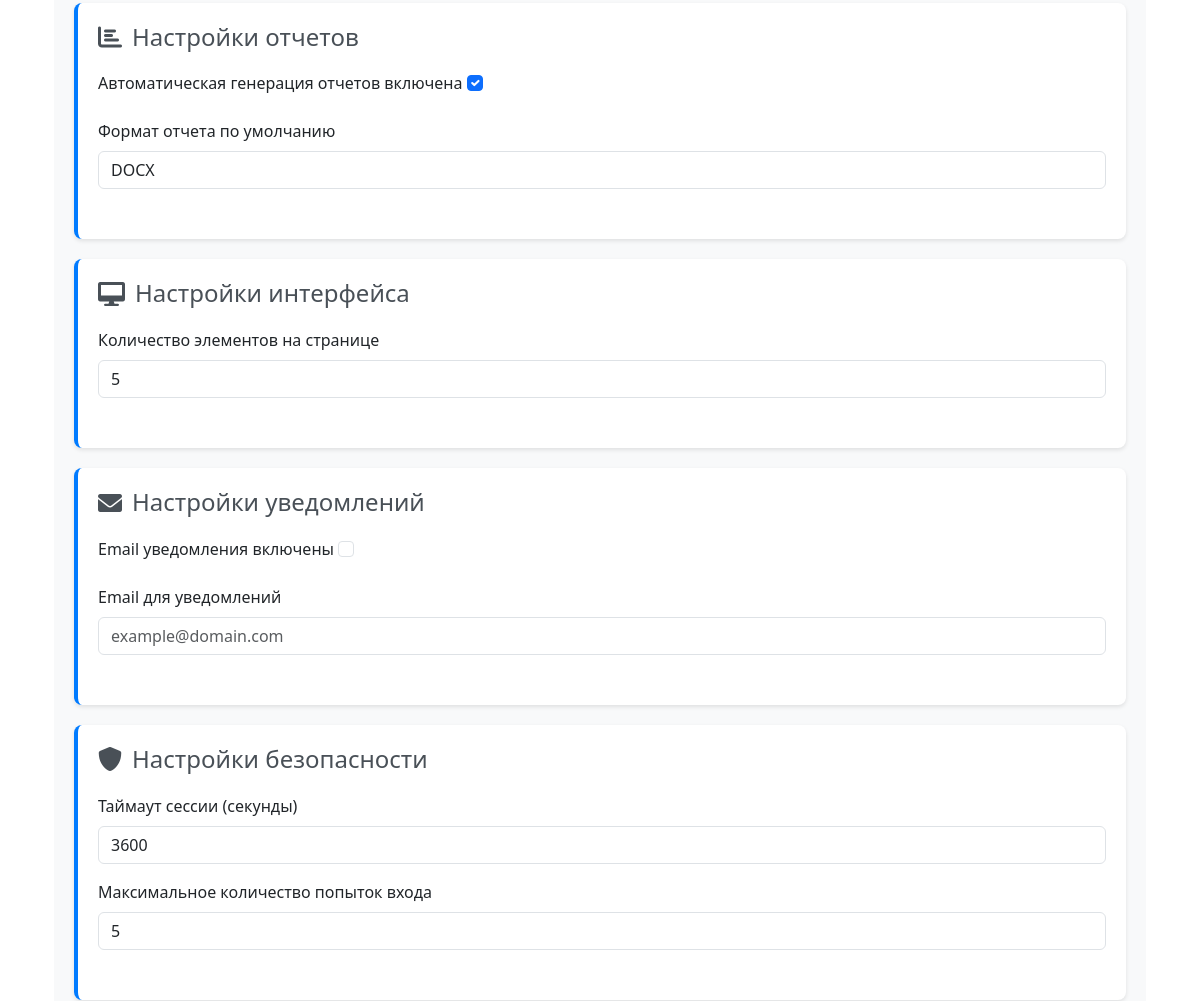
Page /users/admin/application-settings/ (signed in, middle part) on the earlier database version.
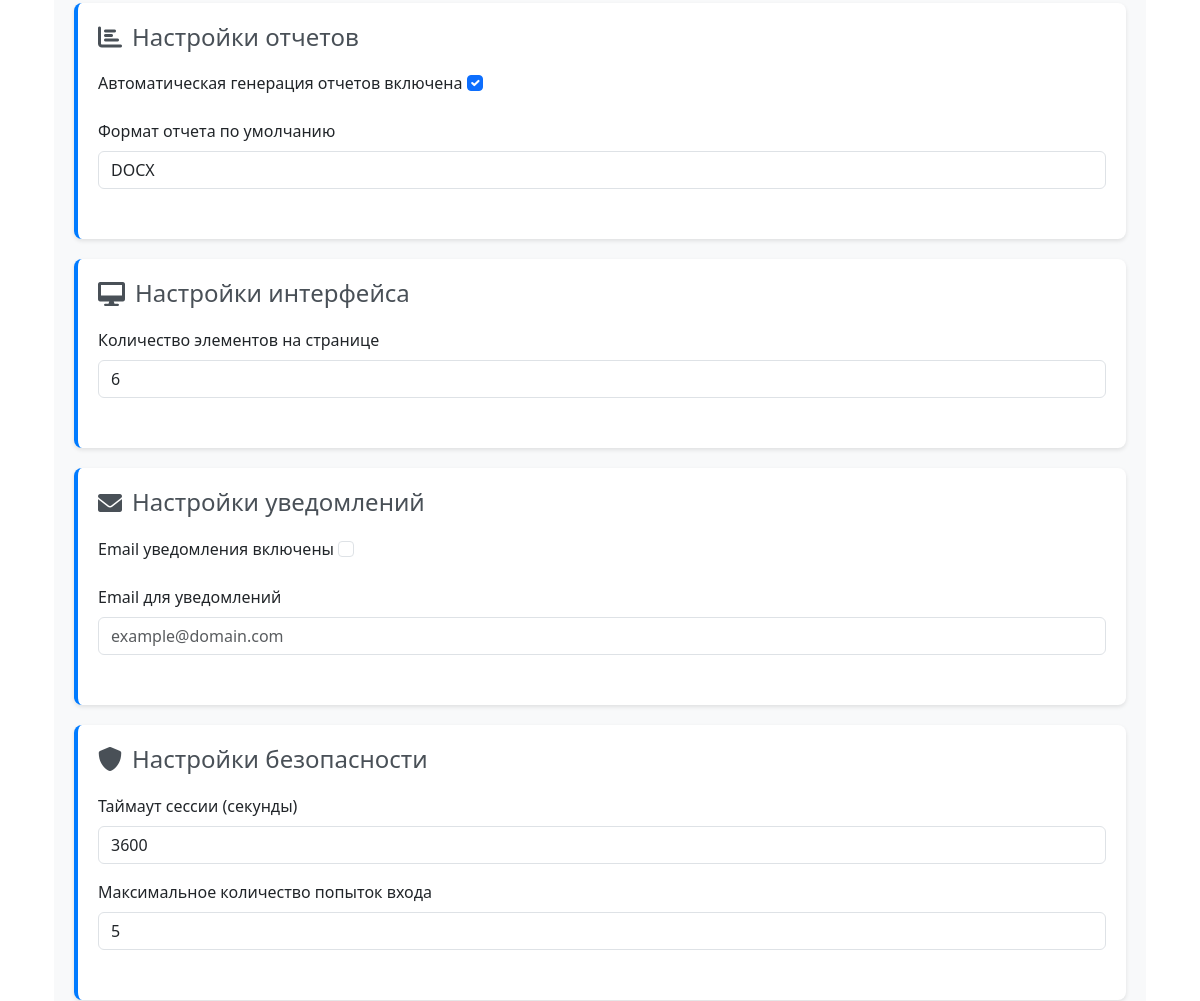
Same page on the later database version.
### settings/models.py (models this page shows, shortened)
class ApplicationSettings(models.Model):
    app_name = models.CharField(
        max_length=100,
        default='📊 Анализатор документов',
        verbose_name='Название приложения'
    )
    app_description = models.TextField(
        default='Система анализа документов',
        verbose_name='Описание приложения'
    )
    max_file_size = models.PositiveIntegerField(
        default=10485760,  # 10MB
        verbose_name='Максимальный размер файла (байты)'
    )
    allowed_file_types = models.TextField(
        default='docx,pdf',
        verbose_name='Разрешенные типы файлов (через запятую)'
    )
    auto_analysis_enabled = models.BooleanField(
        default=True,
        verbose_name='Автоматический анализ включен'
    )
    analysis_timeout = models.PositiveIntegerField(
        default=300,  # 5 минут
        verbose_name='Таймаут анализа (секунды)'
    )
    default_neural_network_model = models.CharField(
        max_length=100,
        default='llama3',
        verbose_name='Модель нейросети по умолчанию'
    )
    auto_reports_enabled = models.BooleanField(
        default=True,
        verbose_name='Автоматическая генерация отчетов включена'
    )
    default_report_format = models.CharField(
        max_length=10,
        choices=[('pdf', 'PDF'), ('docx', 'DOCX')],
        default='pdf',
        verbose_name='Формат отчета по умолчанию'
    )
    items_per_page = models.PositiveIntegerField(
        default=10,
        verbose_name='Количество элементов на странице'
    )
    email_notifications_enabled = models.BooleanField(
        default=False,
        verbose_name='Email уведомления включены'
    )
    notification_email = models.EmailField(
        blank=True,
        verbose_name='Email для уведомлений'
    )
    session_timeout = models.PositiveIntegerField(
        default=3600,  # 1 час
        verbose_name='Таймаут сессии (секунды)'
    )
    max_login_attempts = models.PositiveIntegerField(
        default=5,
        verbose_name='Максимальное количество попыток входа'
    )
    microsoft_graph_enabled = models.BooleanField(
        default=False,
        verbose_name='Интеграция с Microsoft Graph включена'
    )
    microsoft_tenant_id = models.CharField(
        max_length=100,
        blank=True,
        verbose_name='ID арендатора Microsoft (Tenant ID)'
    )
    microsoft_client_id = models.CharField(
        max_length=100,
        blank=True,
        verbose_name='ID клиента Microsoft (Client ID)'
    )
    microsoft_client_secret = models.CharField(
        max_length=500,
        blank=True,
        verbose_name='Секрет клиента Microsoft (Client Secret)'
    )
    microsoft_redirect_uri = models.URLField(
        blank=True,
        default='http://localhost:8000/auth/microsoft/callback/',
        verbose_name='URI перенаправления Microsoft'
    )
    microsoft_scope = models.TextField(
        default='https://graph.microsoft.com/Files.Read https://graph.microsoft.com/Sites.Read.All',
        verbose_name='Области доступа Microsoft (Scope)'
    )
    microsoft_site_id = models.CharField(
        max_length=200,
        blank=True,
        verbose_name='ID сайта SharePoint'
    )
    microsoft_drive_id = models.CharField(
        max_length=200,
        blank=True,
        verbose_name='ID диска SharePoint'
    )
    microsoft_folder_path = models.CharField(
        max_length=500,
        blank=True,
        default='/Documents',
        verbose_name='Путь к папке в SharePoint'
    )
    microsoft_ad_sso_enabled = models.BooleanField(
        default=False,
        verbose_name='Microsoft Active Directory SSO включен'
    )
    microsoft_ad_sso_tenant_id = models.CharField(
        max_length=100,
        blank=True,
        verbose_name='ID арендатора AD (Tenant ID)'
    )
    microsoft_ad_sso_client_id = models.CharField(
        max_length=100,
        blank=True,
        verbose_name='ID клиента AD (Client ID)'
    )
    microsoft_ad_sso_client_secret = models.CharField(
        max_length=500,
        blank=True,
        verbose_name='Секрет клиента AD (Client Secret)'
    )
    microsoft_ad_sso_redirect_uri = models.URLField(
        blank=True,
        default='http://localhost:8000/auth/microsoft/sso/callback/',
        verbose_name='URI перенаправления AD SSO'
    )
    microsoft_ad_sso_scope = models.TextField(
        default='https://graph.microsoft.com/User.Read https://graph.microsoft.com/Group.Read.All',
        verbose_name='Области доступа AD SSO (Scope)'
    )
    microsoft_ad_sso_domain = models.CharField(
        max_length=200,
        blank=True,
        verbose_name='Домен Active Directory'
    )
    created_at = models.DateTimeField(auto_now_add=True, verbose_name='Создано')
    updated_at = models.DateTimeField(auto_now=True, verbose_name='Обновлено')
    updated_by = models.ForeignKey(
        User,
        on_delete=models.SET_NULL,
        null=True,
        blank=True,
        verbose_name='Обновлено пользователем'
    )
    class Meta:
        verbose_name = 'Настройки приложения'
        verbose_name_plural = 'Настройки приложения'
    @classmethod
    def get_settings(cls):
        settings, created = cls.objects.get_or_create(
            defaults={
                'app_name': '📊 Анализатор документов',
                'app_description': 'Система анализа документов',
                'items_per_page': 10,
                'default_neural_network_model': 'llama3',
                'microsoft_graph_enabled': False,
                'microsoft_tenant_id': '',
                'microsoft_client_id': '',
                'microsoft_client_secret': '',
                'microsoft_redirect_uri': 'http://localhost:8000/auth/microsoft/callback/',
                'microsoft_scope': 'https://graph.microsoft.com/Files.Read https://graph.microsoft.com/Sites.Read.All',
                'microsoft_site_id': '',
                'microsoft_drive_id': '',
                'microsoft_folder_path': '/Documents',
                'microsoft_ad_sso_enabled': False,
                'microsoft_ad_sso_tenant_id': '',
                'microsoft_ad_sso_client_id': '',
                'microsoft_ad_sso_client_secret': '',
                'microsoft_ad_sso_redirect_uri': 'http://localhost:8000/auth/microsoft/sso/callback/',
                'microsoft_ad_sso_scope': 'https://graph.microsoft.com/User.Read https://graph.microsoft.com/Group.Read.All',
                'microsoft_ad_sso_domain': '',
            }
        )
        return settings

### users/admin_views.py (the view, shortened to what this page needs)
# urls.py: path('admin/application-settings/', admin_views.AdminApplicationSettingsView.as_view(), name='admin_application_settings'),
class AdminApplicationSettingsView(AdminRequiredMixin, CreateView):
    model = ApplicationSettings
    form_class = ApplicationSettingsForm
    template_name = 'users/admin/application_settings.html'
    def get_object(self):
        return ApplicationSettings.get_settings()
    def get_form_kwargs(self):
        kwargs = super().get_form_kwargs()
        kwargs['instance'] = self.get_object()
        return kwargs
    def get_context_data(self, **kwargs):
        context = super().get_context_data(**kwargs)
        context['settings'] = self.get_object()
        return context

### analysis/ollama_service.py (called while the page is built)
    def get_available_models(self) -> list:
        try:
            response = requests.get(f"{self.base_url}/api/tags", timeout=10)
            if response.status_code == 200:
                data = response.json()
                return [model['name'] for model in data.get('models', [])]
            return []
        except requests.RequestException as e:
            logger.error(f"Error getting models: {e}")
            return []

### users/admin_views.py (called while the page is built)
    def test_func(self):
        return self.request.user.is_authenticated and (
            self.request.user.is_superuser or
            self.request.user.role == 'admin'
        )

### templates/users/admin/application_settings.html (shortened to what this page needs)
{% extends 'users/admin/base.html' %}
{% load static %}
{% block content %}
<div class="container-fluid">
    <div class="row">
        <div class="col-12">
            <div class="settings-container">
                <form method="post">
                    <div class="settings-card">
                        <h4><i class="fas fa-chart-bar"></i> Настройки отчетов</h4>
                        <div class="form-section">
                            <div class="mb-3">
                                <label for="{{ form.auto_reports_enabled.id_for_label }}" class="form-label">
                                    {{ form.auto_reports_enabled.label }}
                                    {{ form.auto_reports_enabled }}
                                </label>
                            </div>
                            <div class="mb-3">
                                <label for="{{ form.default_report_format.id_for_label }}" class="form-label">{{ form.default_report_format.label }}</label>
                                {{ form.default_report_format }}
                            </div>
                        </div>
                    </div>
                    <div class="settings-card">
                        <h4><i class="fas fa-desktop"></i> Настройки интерфейса</h4>
                        <div class="form-section">
                            <div class="mb-3">
                                <label for="{{ form.items_per_page.id_for_label }}" class="form-label">{{ form.items_per_page.label }}</label>
                                {{ form.items_per_page }}
                            </div>
                        </div>
                    </div>
                    <div class="settings-card">
                        <h4><i class="fas fa-envelope"></i> Настройки уведомлений</h4>
                        <div class="form-section">
                            <div class="mb-3">
                                <label for="{{ form.email_notifications_enabled.id_for_label }}" class="form-label">
                                    {{ form.email_notifications_enabled.label }}
                                    {{ form.email_notifications_enabled }}
                                </label>
                            </div>
                            <div class="mb-3">
                                <label for="{{ form.notification_email.id_for_label }}" class="form-label">{{ form.notification_email.label }}</label>
                                {{ form.notification_email }}
                            </div>
                        </div>
                    </div>
                    <div class="settings-card">
                        <h4><i class="fas fa-shield-alt"></i> Настройки безопасности</h4>
                        <div class="form-section">
                            <div class="mb-3">
                                <label for="{{ form.session_timeout.id_for_label }}" class="form-label">{{ form.session_timeout.label }}</label>
                                {{ form.session_timeout }}
                            </div>
                            <div class="mb-3">
                                <label for="{{ form.max_login_attempts.id_for_label }}" class="form-label">{{ form.max_login_attempts.label }}</label>
                                {{ form.max_login_attempts }}
                            </div>
                        </div>
                    </div>
                </form>
            </div>
        </div>
    </div>
</div>
{% endblock %}

Differences in the rows shown:
changed ApplicationSettings "DOCX": items_per_page "5" → "6"
